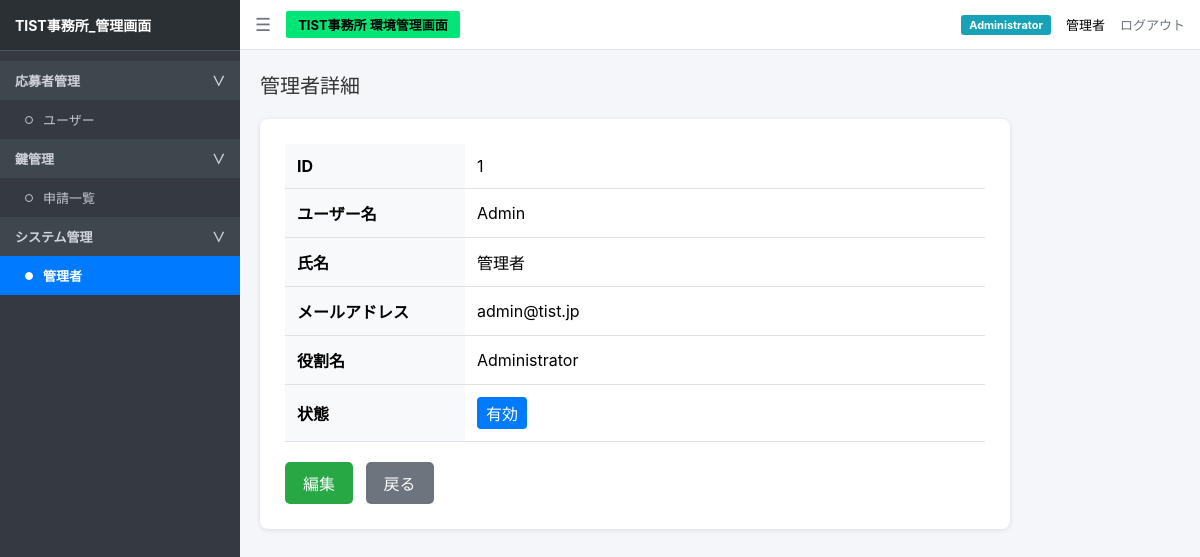
Page /admin/managers/1 (signed in) on the committed database.
### tables this page shows
CREATE TABLE managers (
            id INTEGER PRIMARY KEY AUTOINCREMENT,
            username TEXT UNIQUE NOT NULL,
            password TEXT,
            name TEXT NOT NULL,
            email TEXT,
            role TEXT NOT NULL,
            status TEXT NOT NULL
        );

### app.py (the view)
@app.route("/admin/managers/<int:manager_id>")
def manager_detail(manager_id):
    if not session.get("logged_in"):
        return redirect("/login")
    conn = sqlite3.connect(app.config["DATABASE"])
    conn.row_factory = sqlite3.Row
    cur = conn.cursor()
    cur.execute("""
        SELECT id, username, name, email, role, status
        FROM managers
        WHERE id = ?
    """, (manager_id,))
    manager = cur.fetchone()
    conn.close()
    if not manager:
        return "管理者が見つかりません", 404
    return render_template(
        "manager_detail.html",
        manager=manager
    )

### templates/manager_detail.html (shortened to what this page needs)
<!DOCTYPE html>
<html lang="ja">
<head>
<link rel="stylesheet" href="{{ url_for('static', filename='css/style.css') }}">
</head>
<body>
<div class="sidebar">
    <div class="sidebar-header">
        TIST事務所_管理画面
    </div>
    <ul class="sidebar-menu">
        <li
            class="menu-category"
            onclick="toggleSubmenu('applicant-menu', 'applicant-arrow')"
        >
            応募者管理
            <span id="applicant-arrow">∨</span>
        </li>
        <ul
            id="applicant-menu"
            class="submenu-list"
        >
            <li>
                <a
                    href="/users"
                    class="menu-item"
                >
                    <span class="circle-icon"></span>
                    ユーザー
                </a>
            </li>
        </ul>
        <li
            class="menu-category"
            onclick="toggleSubmenu('key-menu', 'key-arrow')"
        >
            鍵管理
            <span id="key-arrow">∨</span>
        </li>
        <ul
            id="key-menu"
            class="submenu-list"
        >
            <li>
                <a
                    href="/admin"
                    class="menu-item"
                >
                    <span class="circle-icon"></span>
                    申請一覧
                </a>
            </li>
        </ul>
        <li
            class="menu-category"
            onclick="toggleSubmenu('system-menu', 'system-arrow')"
        >
            システム管理
            <span id="system-arrow">∨</span>
        </li>
        <ul
            id="system-menu"
            class="submenu-list"
        >
            <li>
                <a
                    href="/admin/managers"
                    class="menu-item active"
                >
                    <span class="circle-icon"></span>
                    管理者
                </a>
            </li>
        </ul>
    </ul>
</div>
<div class="main-wrapper">
    <div class="navbar">
        <div class="navbar-left">
            <span class="menu-toggle">
                ☰
            </span>
            <span class="badge-green">
                TIST事務所 環境管理画面
            </span>
        </div>
        <div class="navbar-right">
            <span class="badge-admin">
                {{ session.get("role", "Administrator") }}
            </span>
            <span>
                {{ session.get("name", "管理者") }}
            </span>
            <a
                href="/logout"
                class="logout-btn"
            >
                ログアウト
            </a>
        </div>
    </div>
    <div class="content">
        <h2 class="page-title">
            管理者詳細
        </h2>
        <div class="detail-card">
            <table class="detail-table">
                <tr>
                    <th>ID</th>
                    <td>
                        {{ manager.id }}
                    </td>
                </tr>
                <tr>
                    <th>ユーザー名</th>
                    <td>
                        {{ manager.username }}
                    </td>
                </tr>
                <tr>
                    <th>氏名</th>
                    <td>
                        {{ manager.name }}
                    </td>
                </tr>
                <tr>
                    <th>メールアドレス</th>
                    <td>
                        {{ manager.email or '-' }}
                    </td>
                </tr>
                <tr>
                    <th>役割名</th>
                    <td>
                        {{ manager.role }}
                    </td>
                </tr>
                <tr>
                    <th>状態</th>
                    <td>
                        {% if manager.status == '有効' %}
                            <span class="status-active">
                                有効
                            </span>
                        {% else %}
                            <span class="status-disabled">
                                {{ manager.status }}
                            </span>
                        {% endif %}
                    </td>
                </tr>
            </table>
            <a
                href="/admin/managers/{{ manager.id }}/edit"
                class="btn-edit"
            >
                編集
            </a>
            <a
                href="/admin/managers"
                class="btn-back"
            >
                戻る
            </a>
        </div>
    </div>
</div>
</body>
</html>

### static/css/style.css (style rules this page uses)
* { box-sizing: border-box; margin: 0; padding: 0; }
body { font-family: -apple-system, BlinkMacSystemFont, "Segoe UI", Roboto, "Helvetica Neue", Arial, sans-serif; background-color: #f4f6f9; display: flex; height: 100vh; overflow: hidden; }
.sidebar { width: 240px; background-color: #343a40; color: #c2c7d0; display: flex; flex-direction: column; flex-shrink: 0; }
.sidebar-header { padding: 15px; font-size: 14px; font-weight: bold; color: #ffffff; background-color: #2b3035; border-bottom: 1px solid #4b545c; }
.sidebar-menu { list-style: none; padding: 10px 0; overflow-y: auto; }
.menu-category { padding: 10px 15px; font-size: 13px; font-weight: bold; color: #d0d4da; background-color: #3f474e; display: flex; justify-content: space-between; align-items: center; cursor: pointer; user-select: none; }
.menu-item { padding: 10px 15px 10px 25px; font-size: 13px; cursor: pointer; display: flex; align-items: center; gap: 10px; color: #c2c7d0; text-decoration: none; transition: background-color 0.15s ease, color 0.15s ease; }
.menu-item.active { background-color: #007bff; color: #ffffff; font-weight: bold; }
.circle-icon { width: 8px; height: 8px; border: 1px solid #c2c7d0; border-radius: 50%; display: inline-block; background-color: transparent; flex-shrink: 0; }
.menu-item.active .circle-icon { border-color: #ffffff; background-color: #ffffff; }
.submenu-list { list-style: none; padding: 0; margin: 0; }
.main-wrapper { flex: 1; display: flex; flex-direction: column; overflow: hidden; }
.navbar { height: 50px; background-color: #ffffff; border-bottom: 1px solid #dee2e6; display: flex; align-items: center; justify-content: space-between; padding: 0 15px; }
.navbar-left { display: flex; align-items: center; gap: 15px; }
.menu-toggle { font-size: 18px; cursor: pointer; color: #6c757d; }
.badge-green { background-color: #00e676; color: #000; padding: 4px 12px; font-weight: bold; font-size: 13px; border-radius: 2px; }
.navbar-right { display: flex; align-items: center; gap: 15px; font-size: 13px; }
.badge-admin { background-color: #17a2b8; color: #fff; padding: 3px 8px; border-radius: 3px; font-size: 11px; font-weight: bold; }
.logout-btn { color: #6c757d; text-decoration: none; }
.content { padding: 20px; overflow-y: auto; flex: 1; }
.page-title { font-size: 20px; font-weight: normal; margin-bottom: 20px; color: #333; }

### templates/manager_detail.html (style rules this page uses)
.detail-card { max-width: 750px; background: #fff; padding: 25px; border-radius: 8px; box-shadow: 0 1px 5px rgba(0,0,0,0.1); }
.detail-table { width: 100%; border-collapse: collapse; margin-bottom: 20px; }
.detail-table th, .detail-table td { padding: 12px; border-bottom: 1px solid #dee2e6; text-align: left; }
.detail-table th { width: 180px; background: #f8f9fa; }
.status-active { display: inline-block; padding: 4px 9px; border-radius: 4px; background: #007bff; color: white; }
.btn-edit { display: inline-block; background: #28a745; color: white; padding: 9px 18px; border-radius: 5px; text-decoration: none; }
.btn-back { display: inline-block; background: #6c757d; color: white; padding: 9px 18px; border-radius: 5px; text-decoration: none; margin-left: 8px; }

### rows in the picture
managers: get "Administrator", get "管理者", id "1", username "Admin", name "管理者", email "admin@tist.jp", role "Administrator"
